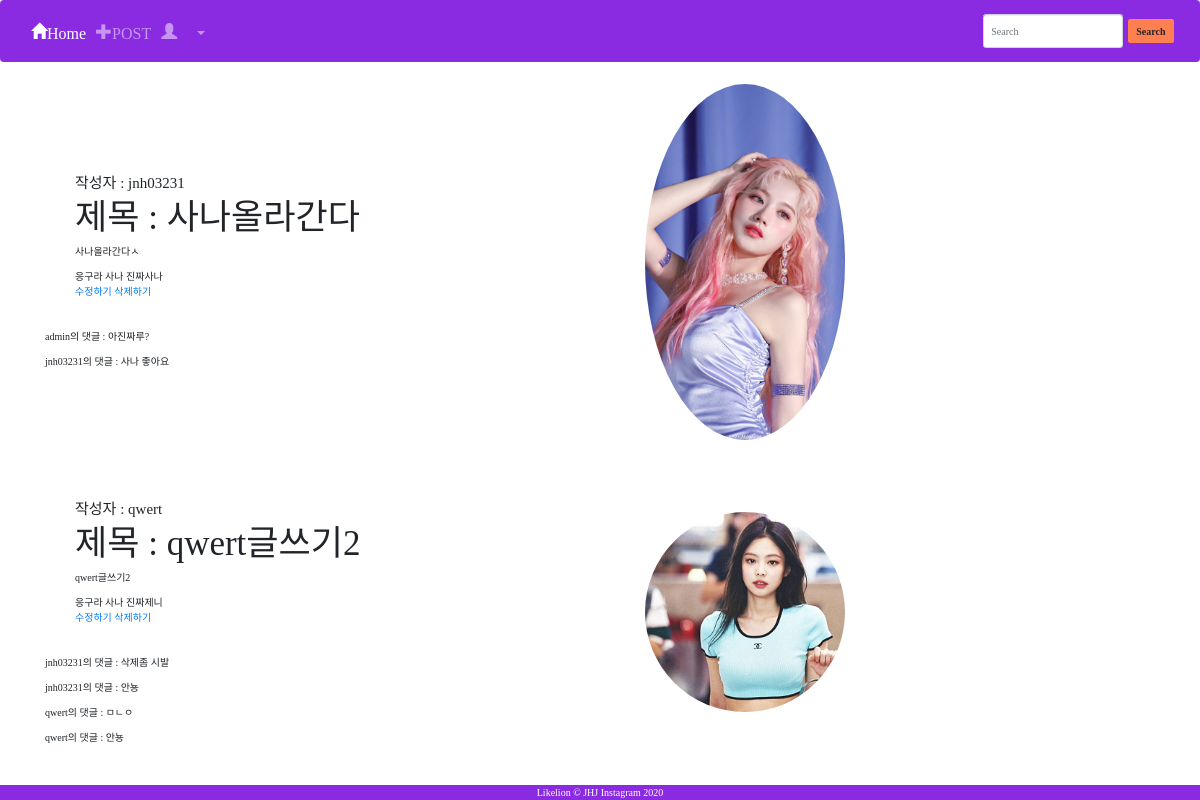
Screenshot of /hashtag/응구라 with the database file from the repository.
### appname/models.py (models this page shows, shortened)
class Post(models.Model):
    title = models.CharField(max_length=200)
    content = models.TextField()
    image = models.ImageField(upload_to='images/', blank=True)
    writer = models.ForeignKey(
        settings.AUTH_USER_MODEL, on_delete=models.CASCADE, related_name="writer", default="")
    hashtag_field = models.CharField(max_length=200, blank=True)
    hashtags = models.ManyToManyField('Hashtag', blank=True)
    restaurant_location = models.CharField(max_length=200,blank=True)
    create_date = models.DateTimeField('date published',blank=True ,default=datetime.now())#게시물 등록후 지난 시간을 나타내는 필드
    like_user_set = models.ManyToManyField(
        settings.AUTH_USER_MODEL, blank=True, related_name="like_user_set", through="Like")

class CustomUser(AbstractUser):
    def __str__(self):
        return self.username
    nickname = models.CharField(max_length=20)
    phone_number = models.CharField(max_length=20)
    profileimage = models.ImageField(upload_to='images/', blank=True)

class Hashtag(models.Model):
    name = models.CharField(max_length=50)

class Comment(models.Model):
    c_writer = models.ForeignKey(
        settings.AUTH_USER_MODEL, on_delete=models.CASCADE, related_name="c_writer", default="")
    post_id = models.ForeignKey(
        Post, on_delete=models.CASCADE, related_name='comments')
    text = models.CharField(max_length=50)
    class Meta:
        ordering = ['-id']

### appname/views.py (the view)
# urls.py: path('hashtag/<str:hashtag_name>',appname.views.hashtag,name='hashtag'),
def hashtag(request, hashtag_name):
    hashtag = get_object_or_404(Hashtag, name=hashtag_name)
    return render(request, 'appname/hashtag.html', {'hashtag': hashtag})

### appname/templates/appname/hashtag.html (shortened to what this page needs)
{% extends 'appname/base.html' %}
{% block header %}
<header class="masthead text-center text-white">
    <div class="masthead-content">
      <div class="container">
        <h1 class="masthead-heading mb-0">{{ hashtag.name }}</h1>
        <h2 class="masthead-subheading mb-0">hello </h2>
      </div>
    </div>
  </header>
{% endblock %}
{% block content %}
{% for post in hashtag.post_set.all %}
<section>
  <div class="container">
    <div class="row align-items-center">
      <div class="col-lg-6 order-lg-2">
        <div class="p-5">
          {% if post.image %}
          <img class="img-fluid rounded-circle" src="{{ post.image.url }}" alt="" width="200">
          {% endif %}
        </div>
      </div>
      <div class="col-lg-6 order-lg-1">
        <div class="p-5">
          <h4 class="display-6">작성자 : {{ post.writer}}</h4>
          <h2 class="display-4">제목 : {{post.title}}</h2>
          <p>{{post.content}}</p>
          <span>
            {% for hashtag in post.hashtags.all %}
              {{ hashtag.name }}
            {% endfor %}
          </span>
          <br>
          <a href="{% url 'update' pk=post.pk %}"> 수정하기 </a>
          <a href="{% url 'delete' pk=post.pk %}"> 삭제하기 </a>
        </div>
        <table border=" 3">
        {% for comment in post.comments.all %}
          <tr><p> {{ comment.c_writer }}의 댓글 : {{ comment.text }}</p></tr>
        {% endfor %}
      </table>
      </div>
    </div>
  </div>
</section>
{% endfor %}
{% endblock %}

### rows the page displays
Post: image (picture), writer "jnh03231", title "사나올라간다", content "사나올라간다ㅅ"
Hashtag: name "응구라"
Hashtag: name "사나"
Hashtag: name "진짜사나"
Comment: c_writer "admin", text "아진짜루?"
Comment: c_writer "jnh03231", text "사나 좋아요"
Post: image (picture), writer "qwert", title "qwert글쓰기2", content "qwert글쓰기2"
Hashtag: name "진짜제니"
Comment: c_writer "jnh03231", text "삭제좀 시발"
Comment: c_writer "jnh03231", text "안뇽"
Comment: c_writer "qwert", text "ㅁㄴㅇ"
Comment: c_writer "qwert", text "안뇽"
